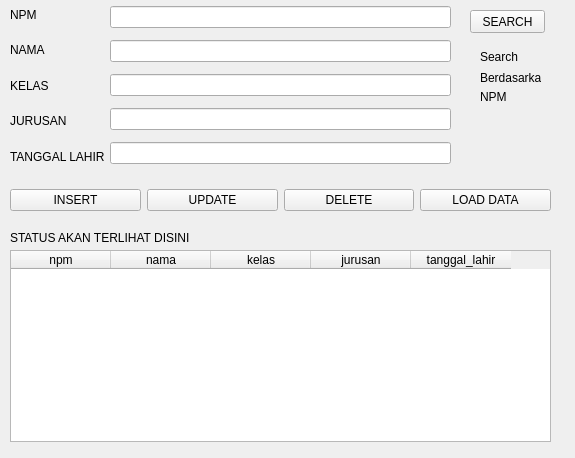
<?xml version="1.0" encoding="UTF-8"?>
<ui version="4.0">
 <class>Form</class>
 <widget class="QWidget" name="Form">
  <property name="geometry">
   <rect>
    <x>0</x>
    <y>0</y>
    <width>575</width>
    <height>458</height>
   </rect>
  </property>
  <property name="windowTitle">
   <string>Form</string>
  </property>
  <widget class="QWidget" name="verticalLayoutWidget">
   <property name="geometry">
    <rect>
     <x>10</x>
     <y>0</y>
     <width>101</width>
     <height>171</height>
    </rect>
   </property>
   <layout class="QVBoxLayout" name="verticalLayout">
    <item>
     <widget class="QLabel" name="label">
      <property name="text">
       <string>NPM</string>
      </property>
     </widget>
    </item>
    <item>
     <widget class="QLabel" name="label_2">
      <property name="text">
       <string>NAMA</string>
      </property>
     </widget>
    </item>
    <item>
     <widget class="QLabel" name="label_3">
      <property name="text">
       <string>KELAS</string>
      </property>
     </widget>
    </item>
    <item>
     <widget class="QLabel" name="label_4">
      <property name="text">
       <string>JURUSAN</string>
      </property>
     </widget>
    </item>
    <item>
     <widget class="QLabel" name="label_5">
      <property name="text">
       <string>TANGGAL LAHIR</string>
      </property>
     </widget>
    </item>
   </layout>
  </widget>
  <widget class="QWidget" name="verticalLayoutWidget_2">
   <property name="geometry">
    <rect>
     <x>110</x>
     <y>0</y>
     <width>341</width>
     <height>171</height>
    </rect>
   </property>
   <layout class="QVBoxLayout" name="verticalLayout_2">
    <item>
     <widget class="QLineEdit" name="lineEdit_2"/>
    </item>
    <item>
     <widget class="QLineEdit" name="lineEdit"/>
    </item>
    <item>
     <widget class="QLineEdit" name="lineEdit_3"/>
    </item>
    <item>
     <widget class="QLineEdit" name="lineEdit_4"/>
    </item>
    <item>
     <widget class="QLineEdit" name="lineEdit_5"/>
    </item>
   </layout>
  </widget>
  <widget class="QLabel" name="label_6">
   <property name="geometry">
    <rect>
     <x>10</x>
     <y>230</y>
     <width>541</width>
     <height>16</height>
    </rect>
   </property>
   <property name="text">
    <string>STATUS AKAN TERLIHAT DISINI</string>
   </property>
  </widget>
  <widget class="QTableWidget" name="tableWidget">
   <property name="geometry">
    <rect>
     <x>10</x>
     <y>250</y>
     <width>541</width>
     <height>192</height>
    </rect>
   </property>
   <column>
    <property name="text">
     <string>npm</string>
    </property>
   </column>
   <column>
    <property name="text">
     <string>nama</string>
    </property>
   </column>
   <column>
    <property name="text">
     <string>kelas</string>
    </property>
   </column>
   <column>
    <property name="text">
     <string>jurusan</string>
    </property>
   </column>
   <column>
    <property name="text">
     <string>tanggal_lahir</string>
    </property>
   </column>
  </widget>
  <widget class="QWidget" name="horizontalLayoutWidget">
   <property name="geometry">
    <rect>
     <x>10</x>
     <y>180</y>
     <width>541</width>
     <height>41</height>
    </rect>
   </property>
   <layout class="QHBoxLayout" name="horizontalLayout">
    <item>
     <widget class="QPushButton" name="pushButton">
      <property name="text">
       <string>INSERT</string>
      </property>
     </widget>
    </item>
    <item>
     <widget class="QPushButton" name="pushButton_2">
      <property name="text">
       <string>UPDATE</string>
      </property>
     </widget>
    </item>
    <item>
     <widget class="QPushButton" name="pushButton_3">
      <property name="text">
       <string>DELETE</string>
      </property>
     </widget>
    </item>
    <item>
     <widget class="QPushButton" name="pushButton_4">
      <property name="text">
       <string>LOAD DATA</string>
      </property>
     </widget>
    </item>
   </layout>
  </widget>
  <widget class="QPushButton" name="pushButton_10">
   <property name="geometry">
    <rect>
     <x>470</x>
     <y>10</y>
     <width>75</width>
     <height>23</height>
    </rect>
   </property>
   <property name="text">
    <string>SEARCH</string>
   </property>
  </widget>
  <widget class="QLabel" name="label_7">
   <property name="geometry">
    <rect>
     <x>480</x>
     <y>50</y>
     <width>47</width>
     <height>13</height>
    </rect>
   </property>
   <property name="text">
    <string>Search </string>
   </property>
  </widget>
  <widget class="QLabel" name="label_8">
   <property name="geometry">
    <rect>
     <x>480</x>
     <y>70</y>
     <width>61</width>
     <height>16</height>
    </rect>
   </property>
   <property name="text">
    <string>Berdasarkan</string>
   </property>
  </widget>
  <widget class="QLabel" name="label_9">
   <property name="geometry">
    <rect>
     <x>480</x>
     <y>90</y>
     <width>47</width>
     <height>13</height>
    </rect>
   </property>
   <property name="text">
    <string>NPM</string>
   </property>
  </widget>
 </widget>
 <resources/>
 <connections/>
</ui>
